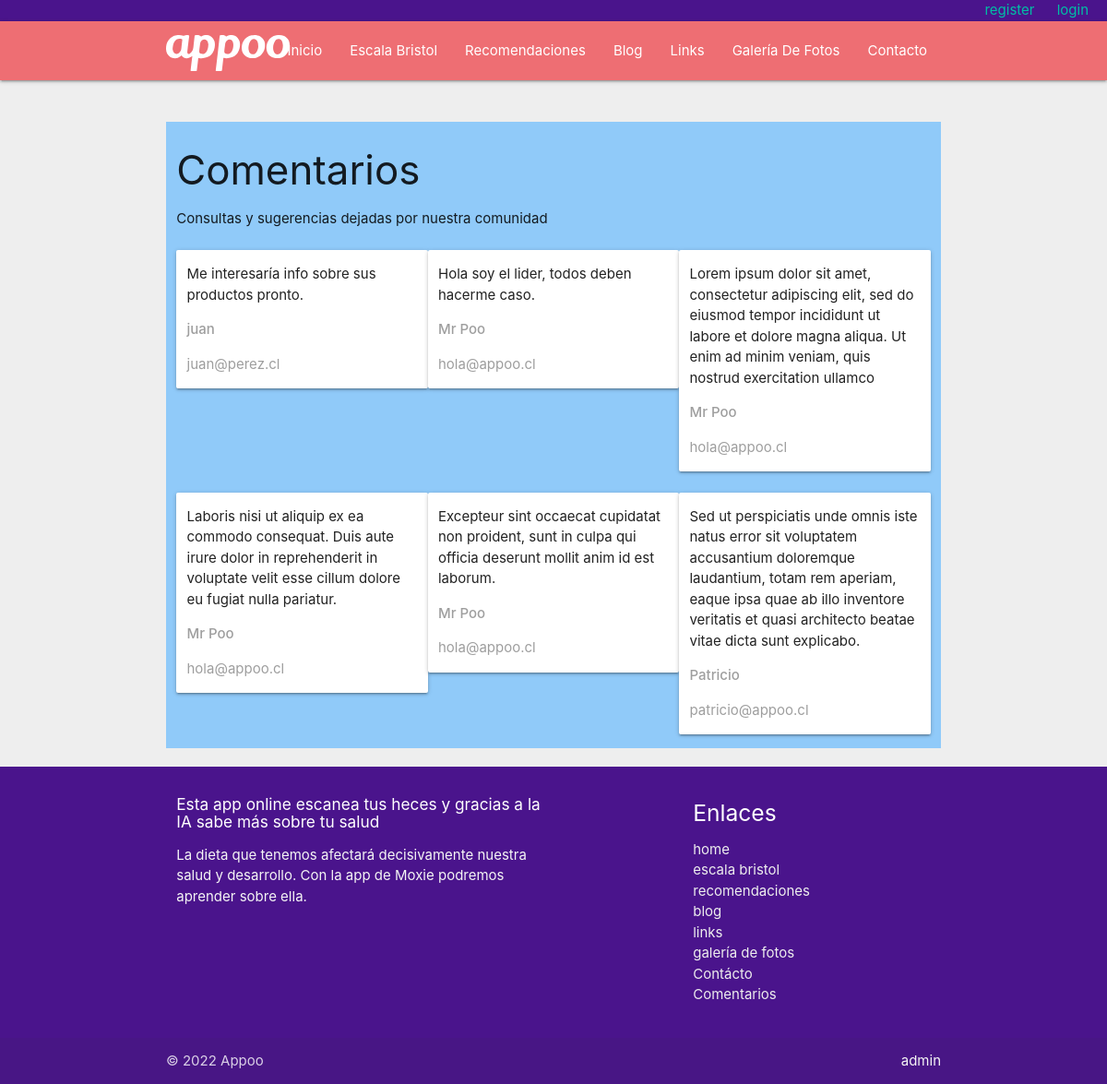
The app's page /messages, older data.
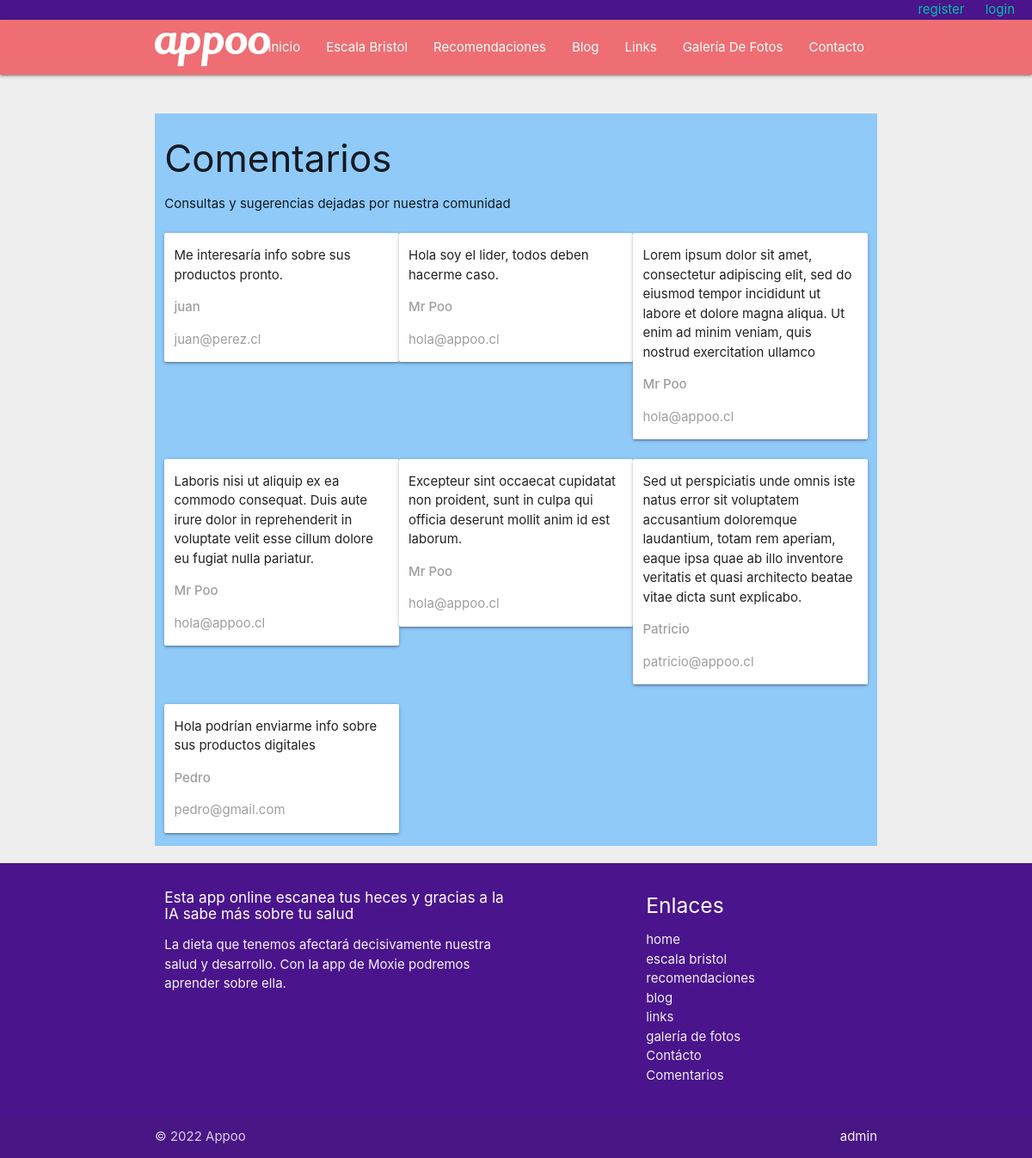
The same page, newer data.
### web/models.py (models this page shows, shortened)
class Contact(models.Model):
  name = models.CharField(max_length=200)
  sender = models.EmailField()
  subject = models.CharField(max_length=200)
  message = models.TextField()
  cc_myself = models.BooleanField(default=False)
  sending_date = models.DateTimeField(blank=True, null=True)

### web/views.py (the view)
# urls.py: path('messages', views.message_list, name='message_list'),
def message_list(request):
  messages = Contact.objects.order_by('sending_date')
  return render(request, 'web/message_list.html', {'messages': messages})

### web/templates/web/message_list.html (shortened to what this page needs)
{% extends 'base-main.html' %}
{% load static %}
{% block content %}
    <div class="container">
        <div class="row">
            <br><br>
            <div class="col s12 blue lighten-3">
                <h3>Comentarios</h3>
                <p>Consultas y sugerencias dejadas por nuestra comunidad</p>
                {% for message in messages %}
                    <div class="col s12 m4 card">
                        <p>{{message.message}}</p>
                        <p class="grey-text"> <strong>{{message.name}}</strong></p>
                        <p class="grey-text">{{message.sender}}</p>
                    </div>
                {% endfor %}
            </div>
        </div>
    </div>
{% endblock %}

Row changes from the older to the newer data that the page shows:
added Contact: message "Hola podrían enviarme info sobre sus productos digitales", name "Pedro", sender "pedro@gmail.com"
